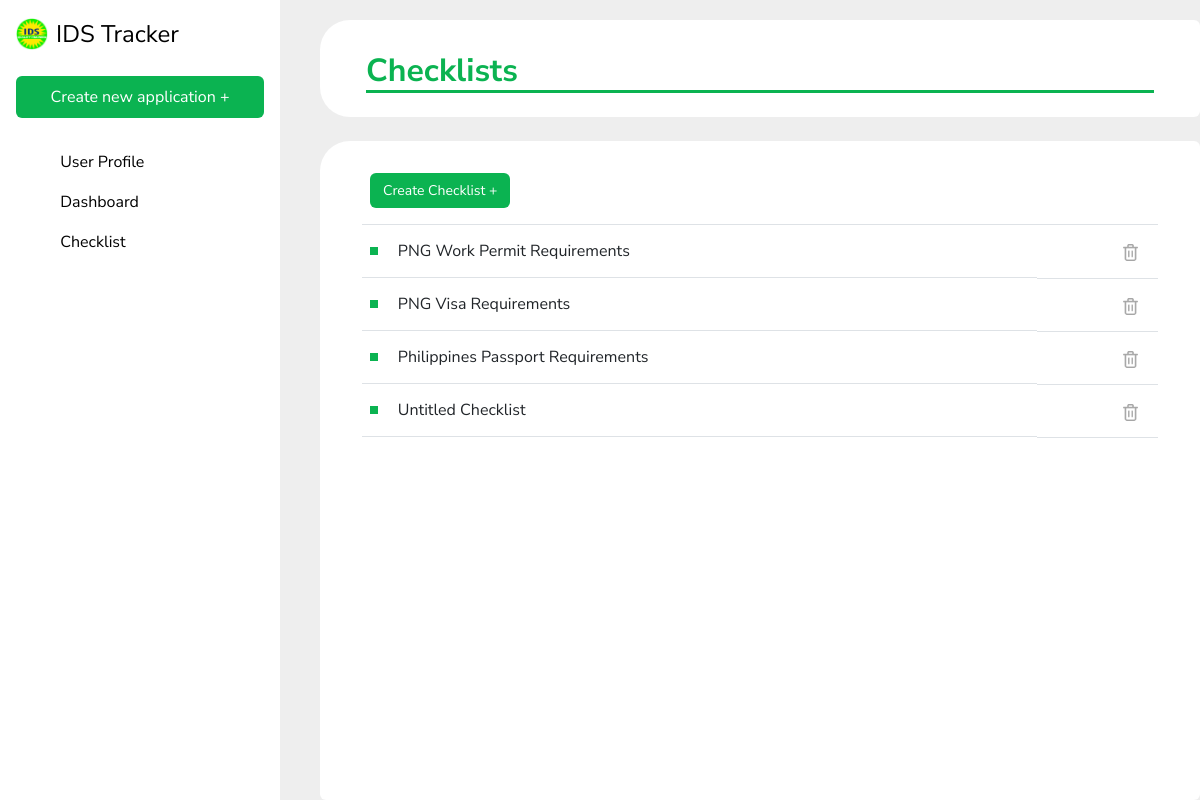
The page /create_checklist on the database its author committed.
### IDSapp/models.py (models this page shows, shortened)
class Checklist(models.Model):
    document_types = [
        ('Visa', 'Visa'),
        ('Passport', 'Passport'),
        ('Work Permit', 'Work Permit')
    ]
    name = models.CharField(max_length=255)
    documentType = models.CharField(max_length = 20, choices = document_types, null=True)
    country =  models.CharField(max_length = 50, null=True)

### IDSapp/views.py (the view)
# urls.py: path('create_checklist', views.create_checklist, name='create_checklist'),
def create_checklist(request):
    if request.method == 'POST':
        Checklist.objects.create(name='Untitled Checklist')
        messages.success(request, 'Checklist created successfully. The checklist has been added into the system.')
        return redirect('view_checklist')
    return render(request, 'checklist.html', {'page_obj': Checklist.objects.all()})

### IDSapp/templates/checklist.html (shortened to what this page needs)
{% extends 'base.html' %}
{% load static %}
{% block content %}
<div class="flex-container">
    <div class="card" style="border: none; border-bottom-left-radius: 30px; border-top-left-radius: 30px;">
        <div class="card-body">
            <h2 class="card-title mt-3" style="margin-left: 30px; margin-right: 30px; color: #0BB351; font-weight: bold; border-bottom: 3px solid #0BB351;">Checklists</h2>
        </div>
    </div>
    <div id="dynamicCard" class="card mt-4 flex-grow">
            <div class="container-fluid">
                <div style="margin-left: 30px; margin-right: 30px;">
                    <table class="table table-hover mt-4">
                        <thead>
                            <tr>
                                <th scope="col">
                                    <form action="{% url 'create_checklist' %}" method="POST">
                                        <button type="submit" class="text-decoration-none btn mb-2" style="color: #ffffff; background-color: #0BB351; font-size: 14px;">Create Checklist +</button>
                                    </form>
                                </th>
                                <th scope="col" class="text-end">
                                </th>
                            </tr>
                        </thead>
                        <tbody>
                            {% for checklist in page_obj %}
                            <tr>
                                <td class="d-flex align-items-center">
                                    <div class="bullet me-2"></div>
                                    <button type="button" class="btn w-100 text-start" data-bs-toggle="modal" data-bs-target="#checklistModal{{ checklist.id }}" style="border: none;">
                                        {{ checklist.name }}
                                    </button>
                                </td>
                                <td class="text-end">
                                    <form action="{% url 'delete_checklist' checklist.id %}" method="POST">
                                        <button type="submit" class="btn" style="background: none; border: none;" onclick="return confirm('Are you sure you want to delete this checklist?')">
                                            <img src="{% static 'bin2.png' %}" width="15" height="17" alt="Delete">
                                        </button>
                                    </form>
                                </td>
                            </tr>
                            {% endfor %}
                        </tbody>
                    </table>
                </div>
            </div>
    </div>
</div>
{% endblock %}

### IDSapp/templates/base.html (style rules this page uses)
body { background-color: #EEE; font-family: 'Nunito Sans', sans-serif; }

### IDSapp/templates/checklist.html (style rules this page uses)
.flex-container { display: flex; flex-direction: column; height: 100vh; margin-left: 40px; padding-top: 20px; }
.flex-grow { flex-grow: 1; border: none; border-top-left-radius: 30px; }

### rows shown on the page
Checklist: name "PNG Work Permit Requirements"
Checklist: name "PNG Visa Requirements"
Checklist: name "Philippines Passport Requirements"
Checklist: name "Untitled Checklist"
